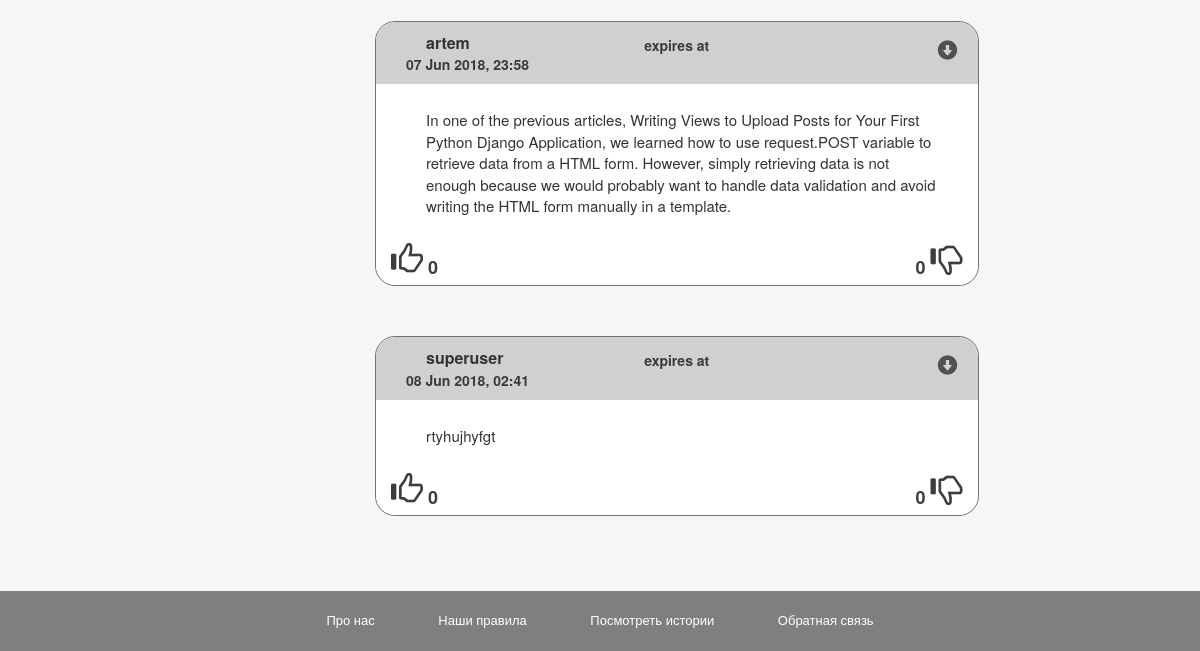
Before: /mainsite/ShitHappens (lower part) with the older database file.
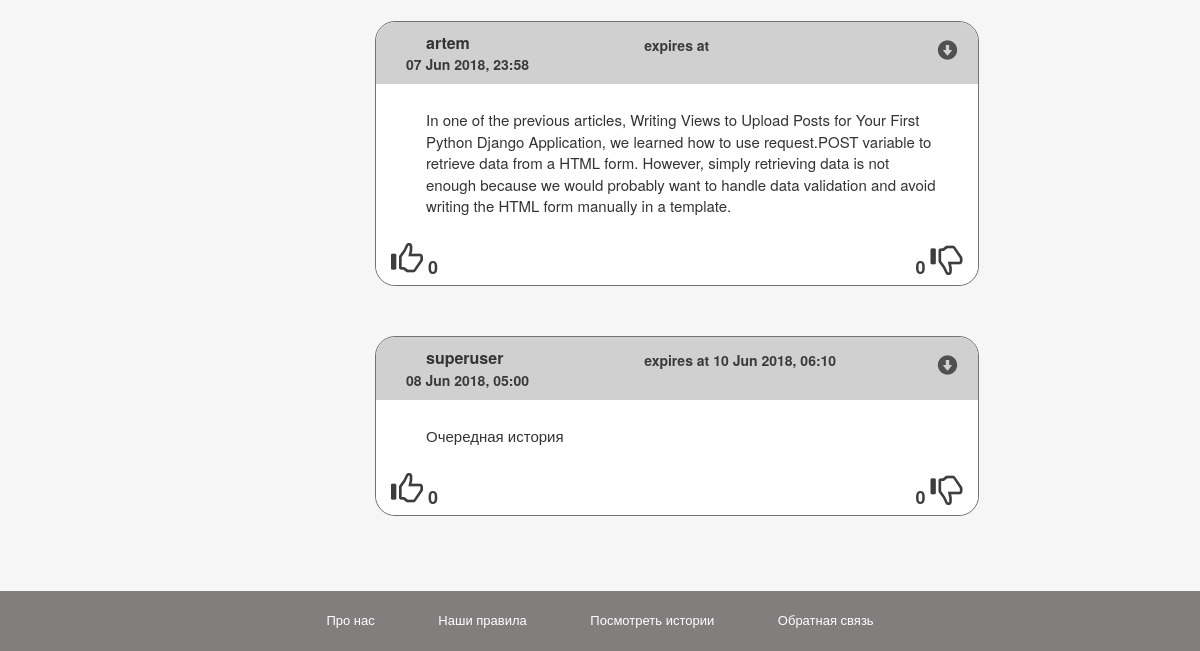
After: the same page with the newer database file.
### mainsite/models.py (models this page shows, shortened)
class Story(models.Model):
    user_id = models.ForeignKey(User, on_delete=models.CASCADE)
    story_content = models.CharField(max_length=2048,null=False)
    create_date = models.DateTimeField(null=False)
    expire_date = models.DateTimeField(null=True)
    like_count = models.IntegerField(null=False)
    dislike_count = models.IntegerField(null=False)
    is_active = models.BooleanField(null=False)
    def get_absolute_url(self):
        return reverse('singlestoryurl', args=[str(self.id)])

### mainsite/views.py (the view)
# urls.py: path('ShitHappens', views.shithappens, name='home-page'),
def shithappens(request):
	loginform = forms.LoginForm()
	return shithappenswithform(request, loginform)

### mainsite/sandbox/processors.py (called while the page is built)
def absolute(request):
    urls = {
        'ABSOLUTE_ROOT': request.build_absolute_uri('/')[:-1].strip("/"),
        'ABSOLUTE_ROOT_URL': request.build_absolute_uri('/').strip("/"),
    }
    return urls

### mainsite/templatetags/customtemplatetags.py (called while the page is built)
@register.filter(name='addcss')
def addcss(field, css):
   return field.as_widget(attrs={"class":css})

### templates/ShitHappens.html (shortened to what this page needs)
{% extends "base.html" %}
{% load staticfiles %}
{% block content %}
	<div>
		<div class="myContainer">
			<div class="myContent">
				<div class="col-xs-9 myCreateStory-Filters">
					<div class="col-xs-10 myWall">
						<div>
							{% for story in stories %}
								{% include "storyTemplate.html" %}
							{% endfor %}
						</div>
					</div>
						{% include "filters.html" %}
				</div>
			</div>
		</div>
	</div>
{% endblock content %}

### templates/storyTemplate.html
<div class="myStory">
	<div class="row myStoryHeader">
		<div class="col-xs-5">
			<div class="text-left myStoryLogin">{{ story.user_id }}</div>
			<div class="text-left myStoryDate">{{ story.create_date|date:"d M Y, H:i" }}</div>
		</div>
		<div class="col-xs-6">
			<div class="myStoryDuration">expires at {{ story.expire_date|date:"d M Y, H:i" }}</div>
		</div>
		<div class="col-xs-1 text-right">
			<span class="mystoryoptionsbtn glyphicon glyphicon-circle-arrow-down"></span>
			{% include "copylink.html" %}
		</div>
	</div>
	<div class="myStoryContent">
		<p>
			{{ story.story_content }}
		</p>
	</div>
	<div class="myStoryFooter">
		<div class="col-xs-3 text-left">
			<span class="glyphicon glyphicon-thumbs-up"></span> <span>{{ story.like_count }}</span>
		</div>
		<div class="col-xs-6"></div>
		<div class="col-xs-3 text-right">
			<span>{{ story.dislike_count }}</span> <span class="glyphicon glyphicon-thumbs-down"></span>
		</div>
	</div>
</div>

Changed rows visible on the page:
changed Story "superuser": create_date "08 Jun 2018, 02:41" → "08 Jun 2018, 05:00"; expire_date (not shown) → "10 Jun 2018, 06:10"; story_content "rtyhujhyfgt" → "Очередная история"
